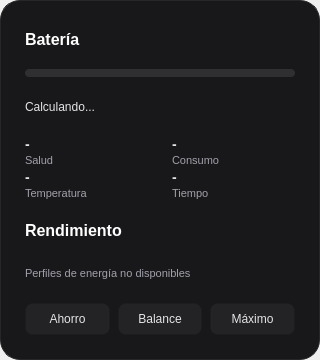
<?xml version="1.0" encoding="UTF-8"?>
<ui version="4.0">
 <class>QuickBatteryWindow</class>
 <widget class="QWidget" name="QuickBatteryWindow">
  <property name="geometry">
   <rect><x>0</x><y>0</y><width>320</width><height>360</height></rect>
  </property>
  <property name="minimumSize">
   <size><width>320</width><height>0</height></size>
  </property>
  <property name="styleSheet">
   <string notr="true">
QLabel { color: #e4e4e7; background: transparent; }
#frameMain {
    background-color: #18181b;
    border: 1px solid #27272a;
    border-radius: 20px;
}
#labelTitle, #labelProfiles { font-size: 16px; font-weight: bold; color: #ffffff; }
#labelHealthValue, #labelPowerValue, #labelTempValue, #labelTimeValue {
    font-size: 14px; font-weight: bold; color: #e4e4e7;
}
#labelHealthCaption, #labelPowerCaption, #labelTempCaption, #labelTimeCaption,
#labelProfilesUnavailable { font-size: 11px; color: #a1a1aa; }

QProgressBar {
    min-height: 8px; max-height: 8px;
    border: none; border-radius: 4px;
    background-color: rgba(255, 255, 255, 0.1);
}
QProgressBar::chunk {
    border-radius: 4px;
    background-color: qlineargradient(x1:0, y1:0, x2:1, y2:0, stop:0 #10b981, stop:1 #34d399);
}
QProgressBar[low="true"]::chunk { background-color: #ef4444; }

QPushButton {
    background-color: rgba(255, 255, 255, 0.05);
    color: #e4e4e7;
    border: 1px solid transparent;
    border-radius: 8px;
    padding: 8px;
    outline: none;
}
QPushButton:hover { background-color: rgba(255, 255, 255, 0.1); }
QPushButton:checked {
    background-color: rgba(59, 130, 246, 0.2);
    border: 1px solid #3b82f6;
}
   </string>
  </property>
  <layout class="QVBoxLayout" name="layoutRoot">
   <property name="spacing"><number>0</number></property>
   <property name="leftMargin"><number>0</number></property>
   <property name="topMargin"><number>0</number></property>
   <property name="rightMargin"><number>0</number></property>
   <property name="bottomMargin"><number>0</number></property>
   <item>
    <widget class="QFrame" name="frameMain">
     <layout class="QVBoxLayout" name="layoutMain">
      <property name="spacing"><number>16</number></property>
      <property name="leftMargin"><number>24</number></property>
      <property name="topMargin"><number>24</number></property>
      <property name="rightMargin"><number>24</number></property>
      <property name="bottomMargin"><number>24</number></property>
      <item>
       <widget class="QLabel" name="labelTitle">
        <property name="text"><string>Batería</string></property>
       </widget>
      </item>
      <item>
       <widget class="QProgressBar" name="progressBattery">
        <property name="maximum"><number>100</number></property>
        <property name="value"><number>0</number></property>
        <property name="textVisible"><bool>false</bool></property>
       </widget>
      </item>
      <item>
       <widget class="QLabel" name="labelStatus">
        <property name="text"><string>Calculando...</string></property>
       </widget>
      </item>
      <item>
       <layout class="QGridLayout" name="layoutMetrics">
        <property name="horizontalSpacing"><number>24</number></property>
        <property name="verticalSpacing"><number>2</number></property>
        <item row="0" column="0"><widget class="QLabel" name="labelHealthValue"><property name="text"><string>-</string></property></widget></item>
        <item row="1" column="0"><widget class="QLabel" name="labelHealthCaption"><property name="text"><string>Salud</string></property></widget></item>
        <item row="0" column="1"><widget class="QLabel" name="labelPowerValue"><property name="text"><string>-</string></property></widget></item>
        <item row="1" column="1"><widget class="QLabel" name="labelPowerCaption"><property name="text"><string>Consumo</string></property></widget></item>
        <item row="2" column="0"><widget class="QLabel" name="labelTempValue"><property name="text"><string>-</string></property></widget></item>
        <item row="3" column="0"><widget class="QLabel" name="labelTempCaption"><property name="text"><string>Temperatura</string></property></widget></item>
        <item row="2" column="1"><widget class="QLabel" name="labelTimeValue"><property name="text"><string>-</string></property></widget></item>
        <item row="3" column="1"><widget class="QLabel" name="labelTimeCaption"><property name="text"><string>Tiempo</string></property></widget></item>
       </layout>
      </item>
      <item>
       <widget class="QLabel" name="labelProfiles">
        <property name="text"><string>Rendimiento</string></property>
       </widget>
      </item>
      <item>
       <widget class="QLabel" name="labelProfilesUnavailable">
        <property name="visible"><bool>false</bool></property>
        <property name="text"><string>Perfiles de energía no disponibles</string></property>
       </widget>
      </item>
      <item>
       <layout class="QHBoxLayout" name="layoutProfiles">
        <property name="spacing"><number>8</number></property>
        <item>
         <widget class="QPushButton" name="buttonPowerSaver">
          <property name="text"><string>Ahorro</string></property>
          <property name="checkable"><bool>true</bool></property>
          <property name="focusPolicy"><enum>Qt::NoFocus</enum></property>
         </widget>
        </item>
        <item>
         <widget class="QPushButton" name="buttonBalanced">
          <property name="text"><string>Balance</string></property>
          <property name="checkable"><bool>true</bool></property>
          <property name="focusPolicy"><enum>Qt::NoFocus</enum></property>
         </widget>
        </item>
        <item>
         <widget class="QPushButton" name="buttonPerformance">
          <property name="text"><string>Máximo</string></property>
          <property name="checkable"><bool>true</bool></property>
          <property name="focusPolicy"><enum>Qt::NoFocus</enum></property>
         </widget>
        </item>
       </layout>
      </item>
     </layout>
    </widget>
   </item>
  </layout>
 </widget>
 <resources/>
 <connections/>
</ui>
